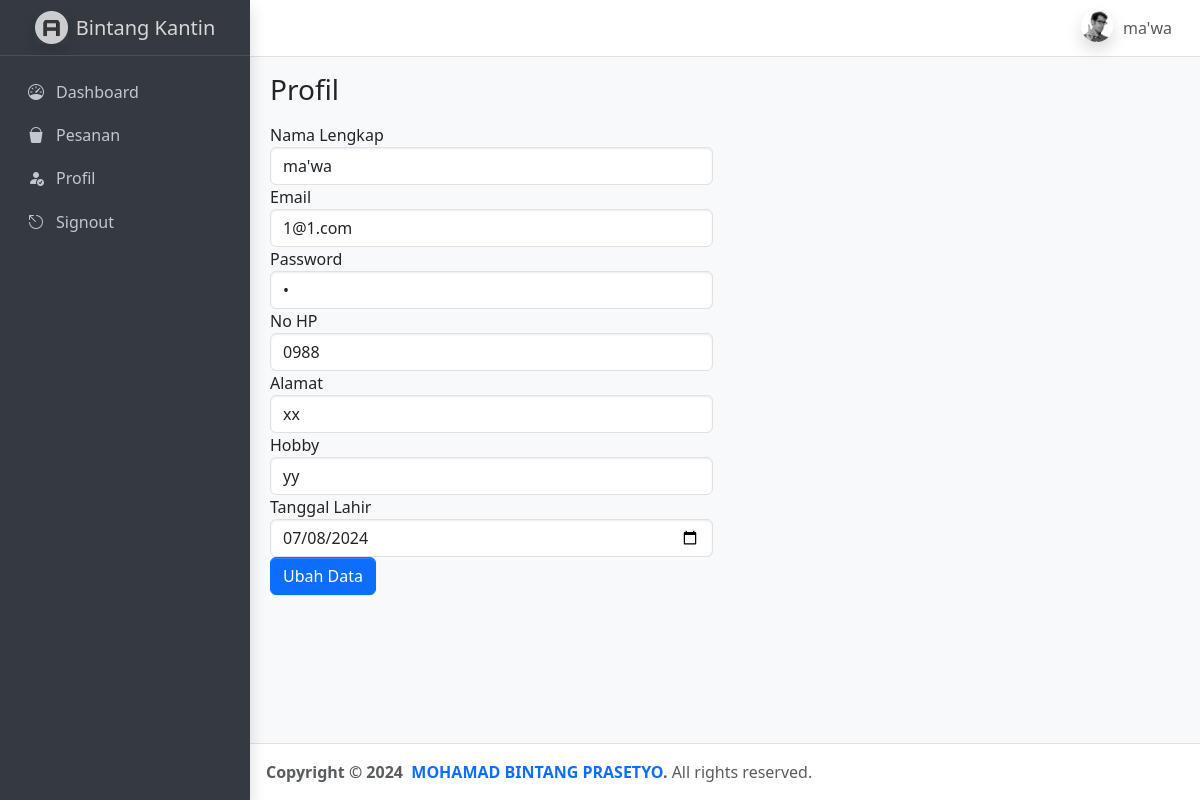
/dashboard.php (signed in), run on the app's committed database.
### tables this page shows
CREATE TABLE `tb_user` (
  `nama_lengkap` text NOT NULL,
  `email` varchar(50) NOT NULL,
  `password` text NOT NULL,
  `no_HP` text NOT NULL,
  `alamat` text NOT NULL,
  `hobby` text NOT NULL,
  `tanggal_lahir` date NOT NULL
);

### dashboard.php (the view, shortened to what this page needs)
<!DOCTYPE html>
<html lang="en">
<head>
    <link rel="stylesheet" href="https://cdn.jsdelivr.net/npm/@fontsource/source-sans-3@5.0.12/index.css">
    <link rel="stylesheet" href="https://cdn.jsdelivr.net/npm/overlayscrollbars@2.3.0/styles/overlayscrollbars.min.css">
    <link rel="stylesheet" href="https://cdn.jsdelivr.net/npm/bootstrap-icons@1.11.0/font/bootstrap-icons.min.css">
    <link rel="stylesheet" href="adminlte.css">
    <link rel="stylesheet" href="https://cdn.jsdelivr.net/npm/apexcharts@3.37.1/dist/apexcharts.css">
</head>
<body class="layout-fixed sidebar-expand-lg bg-body-tertiary">
    <?php include("header.php"); ?>
    <?php
    $email = $_SESSION['email'];
    ?>
    <?php include("sidebar.php"); ?>
    <?php include("koneksi.php"); ?>
    <main class="app-main">
        <div class="app-content-header">
            <div class="container-fluid">
                <div class="row">
                    <div class="col-sm-6">
                        <h3 class="mb-0">Profil</h3>
                    </div>
                </div>
            </div>
        </div>
        <div class="app-content">
            <div class="container-fluid">
                <div class="row">
                    <div class="col-lg-6">
                        <?php
                        $query = "SELECT * FROM tb_user WHERE email = '$email'";
                        $result = mysqli_query($conn, $query);
                        $row = mysqli_fetch_assoc($result);
                        ?>
                        <form method="POST" action="update_user.php">
                            <div class="form-group">
                                <label for="nama_lengkap">Nama Lengkap</label>
                                <input type="text" class="form-control" id="nama_lengkap" name="nama_lengkap" value="<?php echo $row['nama_lengkap']; ?>">
                            </div>
                            <div class="form-group">
                                <label for="email">Email</label>
                                <input type="email" class="form-control" id="email" name="email" value="<?php echo $row['email']; ?>" readonly>
                            </div>
                            <div class="form-group">
                                <label for="password">Password</label>
                                <input type="password" class="form-control" id="password" name="password" value="<?php echo $row['password']; ?>">
                            </div>
                            <div class="form-group">
                                <label for="no_HP">No HP</label>
                                <input type="text" class="form-control" id="no_HP" name="no_HP" value="<?php echo $row['no_HP']; ?>">
                            </div>
                            <div class="form-group">
                                <label for="alamat">Alamat</label>
                                <input type="text" class="form-control" id="alamat" name="alamat" value="<?php echo $row['alamat']; ?>">
                            </div>
                            <div class="form-group">
                                <label for="hobby">Hobby</label>
                                <input type="text" class="form-control" id="hobby" name="hobby" value="<?php echo $row['hobby']; ?>">
                            </div>
                            <div class="form-group">
                                <label for="tanggal_lahir">Tanggal Lahir</label>
                                <input type="date" class="form-control" id="tanggal_lahir" name="tanggal_lahir" value="<?php echo $row['tanggal_lahir']; ?>">
                            </div>
                            <button type="submit" class="btn btn-primary">Ubah Data</button>
                        </form>
                    </div>
                </div>
            </div>
        </div>
    </main>
    <?php include("footer.php"); ?>
</body>
</html>

### data on the page
tb_user: nama_lengkap "ma'wa", email "1@1.com", no_HP "0988", alamat "xx", hobby "yy", tanggal_lahir "07/08/2024"

### other printed values
$_SESSION['nama'] "ma'wa"
